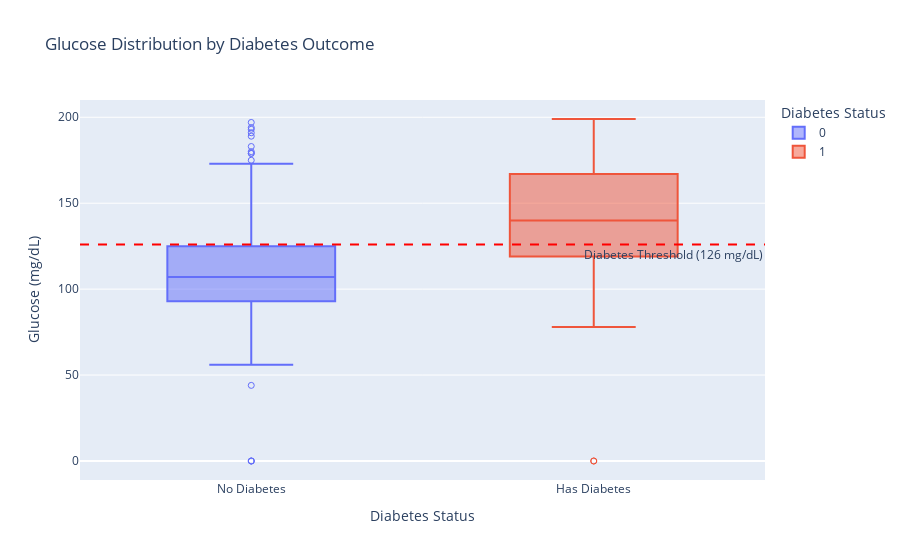

This figure's notebook cell:
### Code cell
# What’s the relationship between glucose levels and the outcome?
# let's Scatter plot Glucose vs. Outcome

fig = px.box(df, x='Outcome', y='Glucose',
             color='Outcome',
             labels={'Outcome': 'Diabetes Status', 'Glucose': 'Glucose (mg/dL)'},
             title="Glucose Distribution by Diabetes Outcome",
             color_discrete_map={0: '#636EFA', 1: '#EF553B'},
             category_orders={'Outcome': [0, 1]},
             points='suspectedoutliers')  # Show only extreme outliers

fig.update_xaxes(tickvals=[0, 1], ticktext=['No Diabetes', 'Has Diabetes'])
fig.add_hline(y=126, line_dash="dash", line_color="red",
              annotation_text="Diabetes Threshold (126 mg/dL)",
              annotation_position="bottom right")
fig.show()

### Figure 1 — Plotly figure (JSON) as saved in the notebook; plotly's stock layout.template omitted (floating-point values rounded to 4 significant figures; data arrays with more than 128 entries replaced by an {"elided": "..."} marker saying what was removed)
{"data": [{"alignmentgroup": "True", "boxpoints": "suspectedoutliers", "hovertemplate": "Diabetes Status=%{x}<br>Glucose (mg/dL)=%{y}<extra></extra>", "legendgroup": "0", "marker": {"color": "#636EFA"}, "name": "0", "notched": false, "offsetgroup": "0", "orientation": "v", "showlegend": true, "type": "box", "x": {"elided": "500 int values"}, "x0": " ", "xaxis": "x", "y": {"elided": "500 int values"}, "y0": " ", "yaxis": "y"}, {"alignmentgroup": "True", "boxpoints": "suspectedoutliers", "hovertemplate": "Diabetes Status=%{x}<br>Glucose (mg/dL)=%{y}<extra></extra>", "legendgroup": "1", "marker": {"color": "#EF553B"}, "name": "1", "notched": false, "offsetgroup": "1", "orientation": "v", "showlegend": true, "type": "box", "x": {"elided": "268 int values"}, "x0": " ", "xaxis": "x", "y": {"elided": "268 int values"}, "y0": " ", "yaxis": "y"}], "layout": {"annotations": [{"showarrow": false, "text": "Diabetes Threshold (126 mg/dL)", "x": 1, "xanchor": "right", "xref": "x domain", "y": 126, "yanchor": "top", "yref": "y"}], "boxmode": "overlay", "legend": {"title": {"text": "Diabetes Status"}, "tracegroupgap": 0}, "shapes": [{"line": {"color": "red", "dash": "dash"}, "type": "line", "x0": 0, "x1": 1, "xref": "x domain", "y0": 126, "y1": 126, "yref": "y"}], "title": {"text": "Glucose Distribution by Diabetes Outcome"}, "xaxis": {"anchor": "y", "categoryarray": [0, 1], "categoryorder": "array", "domain": [0, 1], "ticktext": ["No Diabetes", "Has Diabetes"], "tickvals": [0, 1], "title": {"text": "Diabetes Status"}}, "yaxis": {"anchor": "x", "domain": [0, 1], "title": {"text": "Glucose (mg/dL)"}}}}
